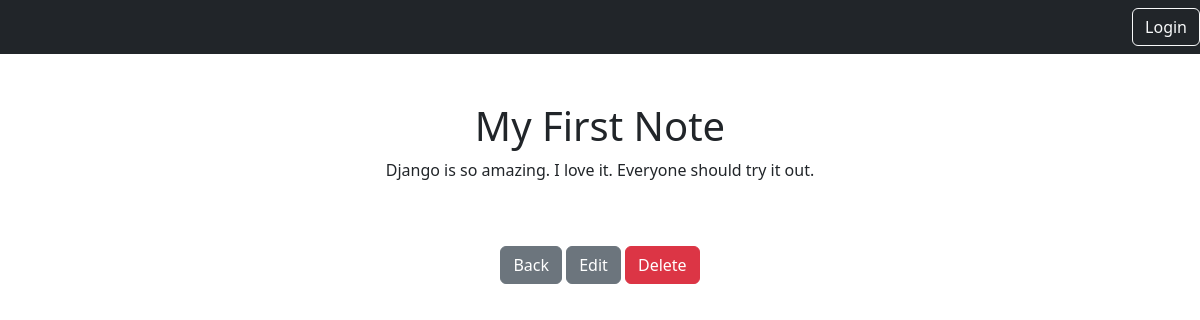
Before: /notes/1/ with the older database file.
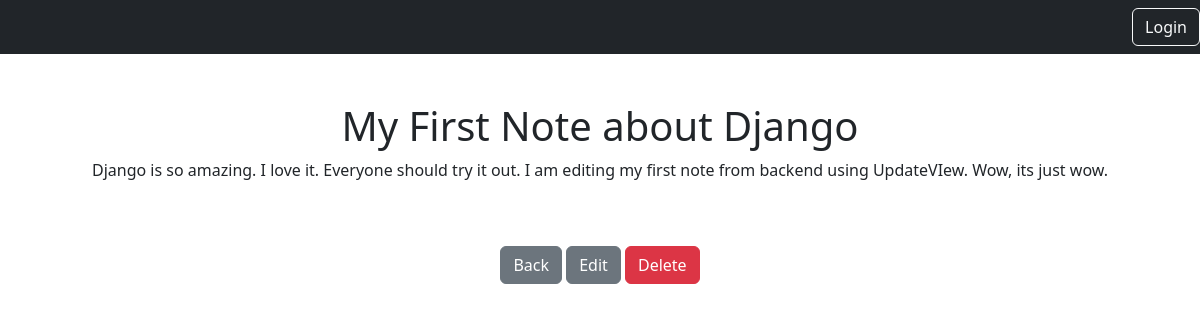
After: the same page with the newer database file.
### notes/models.py (models this page shows)
class Notes(models.Model):
    title = models.CharField(max_length=200)
    content = models.TextField()
    created_at = models.DateTimeField(auto_now_add=True)
    user = models.ForeignKey(User, on_delete=models.CASCADE, related_name='notes')

### notes/views.py (the view)
# urls.py: path('<int:pk>/', views.NotesDetailView.as_view(), name="notes.detail"),
class NotesDetailView(DetailView):
    model = Notes
    context_object_name = 'note'

### notes/templates/notes/notes_detail.html
{% extends 'base.html' %}
{% block content %}
<h1>{{ note.title }}</h1>
<p>{{ note.content }}</p>
<a href="{% url 'notes.list' %}" class="btn btn-secondary my-5">Back</a>
<a href="{% url 'notes.edit' note.id %}" class="btn btn-secondary">Edit</a>
<a href="{% url 'notes.delete' note.id %}" class="btn btn-danger">Delete</a>
{% endblock %}

### static/templates/base.html
{% load static %}
<html>
<head>
    <link rel="stylesheet" href="https://cdn.jsdelivr.net/npm/bootstrap@5.3.2/dist/css/bootstrap.min.css"/>
    <link rel="stylesheet" type="text/css" href="{% static 'css/style.css' %}">
</head>
<body>
<nav class="navbar navbar-dark bg-dark">
    <div class="ms-auto">
        {% if user.is_authenticated %}
        <a class="btn btn-outline-light" href="{% url 'logout' %}">Logout</a>
        {% else %}
        <a class="btn btn-outline-light" href="{% url 'login' %}">Login</a>
        {% endif %}
    </div>
</nav>
<div class="container my-5 text-center">
    {% block content %}
    {% endblock %}
</div>
</body>
</html>

Changed rows visible on the page:
changed Notes: title "My First Note" → "My First Note about Django"; content "Django is so amazing. I love it. Everyone should try it out." → "Django is so amazing. I love it. Everyone should try it out. I am editing my first note from backend using UpdateVIew. Wow, its just wow."
